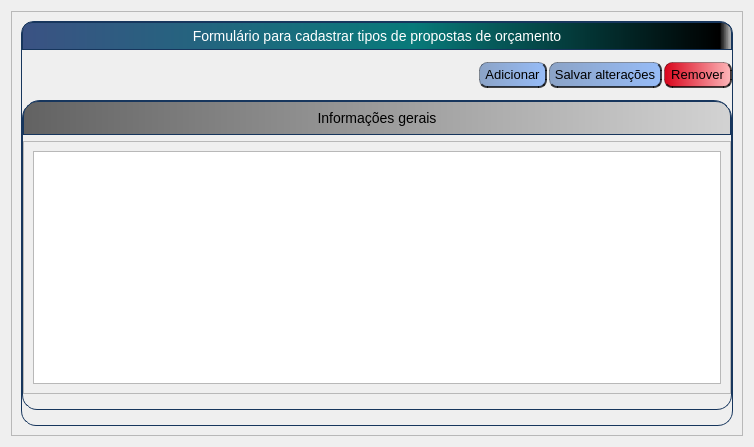
<?xml version="1.0" encoding="UTF-8"?>
<ui version="4.0">
 <class>FormCadastrarTiposPropostas</class>
 <widget class="QWidget" name="FormCadastrarTiposPropostas">
  <property name="windowTitle" stdset="0">
   <string>FormCadastrarTiposMateriais</string>
  </property>
  <property name="geometry" stdset="0">
   <rect>
    <x>0</x>
    <y>0</y>
    <width>754</width>
    <height>447</height>
   </rect>
  </property>
  <layout class="QVBoxLayout" name="verticalLayout">
   <item>
    <widget class="QScrollArea" name="scrollArea">
     <property name="widgetResizable" stdset="0">
      <bool>true</bool>
     </property>
     <widget class="QWidget" name="scrollAreaWidgetContents">
      <property name="geometry" stdset="0">
       <rect>
        <x>0</x>
        <y>0</y>
        <width>734</width>
        <height>427</height>
       </rect>
      </property>
      <layout class="QVBoxLayout" name="verticalLayout_2">
       <item>
        <widget class="QFrame" name="frameFormulario">
         <property name="frameShape" stdset="0">
          <enum>QFrame::StyledPanel</enum>
         </property>
         <property name="frameShadow" stdset="0">
          <enum>QFrame::Raised</enum>
         </property>
         <property name="styleSheet" stdset="0">
          <string notr="true">QFrame#frameFormulario
{
	border: 1px solid #FF17365D;
	border-top-left-radius: 13px;
	border-top-right-radius: 13px;
	border-bottom-left-radius: 15px;
	border-bottom-right-radius: 15px;
}

QPushButton
{
	border: 1px solid rgba(0, 0, 0, 85);
	border-radius: 8px;
	border-right: 2px solid rgba(0, 0, 0, 185);
	border-bottom: 2px solid rgba(0, 0, 0, 185);
  background-color:qlineargradient(spread:pad, x1:0, y1:0, x2:1, y2:0, stop:0 rgba(35, 84, 156, 125), stop:1 rgba(58, 134, 255, 125));
  font-size: 13px;
	height: 23px;
	width:65px
}

QPushButton#pushButtonSalvar
{
	width:110px;
}

QPushButton:pressed
{
	border: 1px solid rgba(0, 0, 0, 85);
	border-left: 2px solid rgba(91, 91, 91, 185);
	border-top: 2px solid rgba(91, 91, 91, 185);

}

QPushButton:hover
{
	background-color:qlineargradient(spread:pad, x1:0, y1:0, x2:1, y2:0, stop:0 rgba(135, 184, 255, 125), stop:1 rgba(158, 234, 255, 125));
}



QPushButton#pushButtonRemover  {


background-color:qlineargradient(spread:pad, x1:0, y1:0, x2:1, y2:0, stop:0 rgb(217, 5, 27), stop:1 rgb(253, 183, 186));

}
QPushButton#pushButtonRemover:hover {
    	background-color: qlineargradient(spread:pad, x1:0, y1:0, x2:1, y2:0, stop:0 rgb(255, 85, 0), stop:1 rgba(255, 255, 255, 255));   
}</string>
         </property>
         <layout class="QVBoxLayout" name="verticalLayout_7">
          <property name="leftMargin">
           <number>0</number>
          </property>
          <property name="topMargin">
           <number>0</number>
          </property>
          <property name="rightMargin">
           <number>0</number>
          </property>
          <property name="bottomMargin">
           <number>15</number>
          </property>
          <item>
           <widget class="QLabel" name="labelTituloFormulario">
            <property name="text" stdset="0">
             <string>Formulário para cadastrar tipos de propostas de orçamento</string>
            </property>
            <property name="alignment" stdset="0">
             <set>Qt::AlignCenter</set>
            </property>
            <property name="styleSheet" stdset="0">
             <string notr="true">QLabel#labelTituloFormulario {
	border: 1px solid #FF17365D;
	border-top-left-radius: 10px;
	border-top-right-radius: 10px;
	background-color:qlineargradient(spread:pad, x1:0, y1:0, x2:1, y2:0, stop:0 rgb(59, 82, 131), stop:0.55 rgb(8, 122, 122), stop:0.98 rgba(0, 0, 0, 255), stop:1 rgba(0, 0, 0, 0));
	padding: 5px 0px;
	color: rgb(255, 255, 255);
	max-height: 25px;
    font-size: 14px;
}</string>
            </property>
            <property name="font" stdset="0">
             <font>
              <pointsize>-1</pointsize>
             </font>
            </property>
           </widget>
          </item>
          <item>
           <layout class="QHBoxLayout" name="horizontalLayoutBotoes">
            <property name="spacing" stdset="0">
             <number>2</number>
            </property>
            <property name="topMargin">
             <number>6</number>
            </property>
            <property name="bottomMargin">
             <number>6</number>
            </property>
            <item>
             <spacer name="horizontalSpacer">
              <property name="sizeHint" stdset="0">
               <size>
                <width>40</width>
                <height>20</height>
               </size>
              </property>
              <property name="orientation" stdset="0">
               <enum>Qt::Horizontal</enum>
              </property>
             </spacer>
            </item>
            <item>
             <widget class="QPushButton" name="pushButtonAdicionar">
              <property name="text" stdset="0">
               <string>Adicionar</string>
              </property>
             </widget>
            </item>
            <item>
             <widget class="QPushButton" name="pushButtonSalvar">
              <property name="text" stdset="0">
               <string>Salvar alterações</string>
              </property>
             </widget>
            </item>
            <item>
             <widget class="QPushButton" name="pushButtonRemover">
              <property name="text" stdset="0">
               <string>Remover</string>
              </property>
             </widget>
            </item>
           </layout>
          </item>
          <item>
           <widget class="QFrame" name="frameInformacoesGerais">
            <property name="frameShape" stdset="0">
             <enum>QFrame::StyledPanel</enum>
            </property>
            <property name="frameShadow" stdset="0">
             <enum>QFrame::Raised</enum>
            </property>
            <property name="styleSheet" stdset="0">
             <string notr="true">QFrame#frameInformacoesGerais
{
	border: 1px solid #FF17365D;
	border-top-left-radius: 18px;
	border-top-right-radius: 18px;
	border-bottom-left-radius: 15px;
	border-bottom-right-radius: 15px;
}</string>
            </property>
            <layout class="QVBoxLayout" name="verticalLayout_4">
             <property name="leftMargin">
              <number>0</number>
             </property>
             <property name="topMargin">
              <number>0</number>
             </property>
             <property name="rightMargin">
              <number>0</number>
             </property>
             <property name="bottomMargin">
              <number>15</number>
             </property>
             <item>
              <widget class="QPushButton" name="pushButtonTituloInformacoesGerais">
               <property name="text" stdset="0">
                <string>Informações gerais</string>
               </property>
               <property name="styleSheet" stdset="0">
                <string notr="true">QPushButton#pushButtonTituloInformacoesGerais {
	border: 1px solid #FF17365D;
	border-top-left-radius: 15px;
	border-top-right-radius: 15px;
	background-color:qlineargradient(spread:pad, x1:0, y1:0, x2:1, y2:0, stop:0 rgb(98, 98, 98), stop:1 rgb(211, 211, 211));
	padding: 5px 0px;
	height: 22px;
   font-size: 14px;
border-bottom-left-radius: 0px;
	border-bottom-right-radius: 0px;
}</string>
               </property>
              </widget>
             </item>
             <item>
              <widget class="QFrame" name="subFrameInformaoesGerais">
               <property name="frameShape" stdset="0">
                <enum>QFrame::StyledPanel</enum>
               </property>
               <property name="frameShadow" stdset="0">
                <enum>QFrame::Raised</enum>
               </property>
               <layout class="QGridLayout" name="gridLayout">
                <property name="leftMargin">
                 <number>9</number>
                </property>
                <property name="topMargin">
                 <number>9</number>
                </property>
                <property name="rightMargin">
                 <number>9</number>
                </property>
                <property name="bottomMargin">
                 <number>9</number>
                </property>
                <item row="0" column="0">
                 <widget class="QTableView" name="tableView"/>
                </item>
               </layout>
              </widget>
             </item>
            </layout>
           </widget>
          </item>
         </layout>
        </widget>
       </item>
      </layout>
     </widget>
    </widget>
   </item>
  </layout>
 </widget>
 <resources/>
 <connections/>
</ui>
